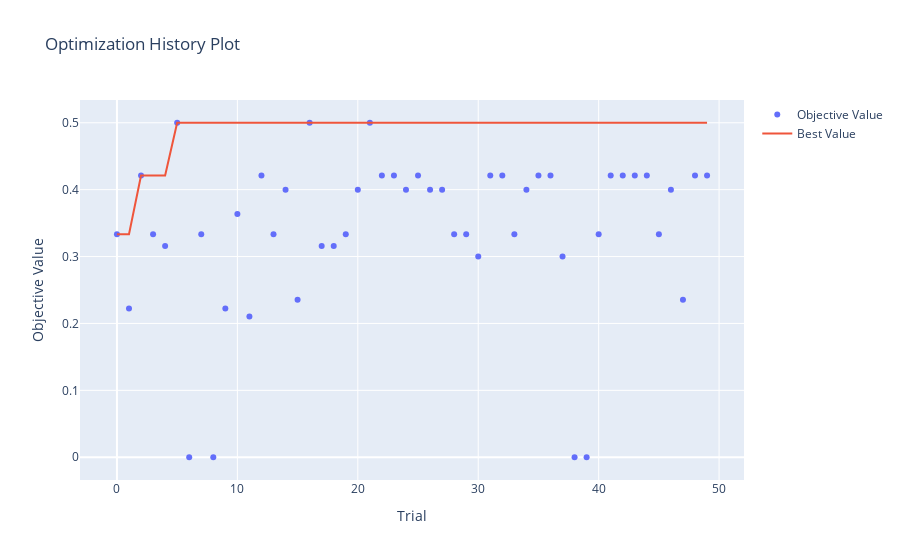

Source (notebook cell):
### Code cell
plot_opt(study512)

### Figure 1 — Plotly figure (JSON) as saved in the notebook; plotly's stock layout.template omitted (floating-point values rounded to 4 significant figures)
{"data": [{"mode": "markers", "name": "Objective Value", "type": "scatter", "x": [0, 1, 2, 3, 4, 5, 6, 7, 8, 9, 10, 11, 12, 13, 14, 15, 16, 17, 18, 19, 20, 21, 22, 23, 24, 25, 26, 27, 28, 29, 30, 31, 32, 33, 34, 35, 36, 37, 38, 39, 40, 41, 42, 43, 44, 45, 46, 47, 48, 49], "y": [0.3333, 0.2222, 0.4211, 0.3333, 0.3158, 0.5, 0, 0.3333, 0, 0.2222, 0.3636, 0.2105, 0.4211, 0.3333, 0.4, 0.2353, 0.5, 0.3158, 0.3158, 0.3333, 0.4, 0.5, 0.4211, 0.4211, 0.4, 0.4211, 0.4, 0.4, 0.3333, 0.3333, 0.3, 0.4211, 0.4211, 0.3333, 0.4, 0.4211, 0.4211, 0.3, 0, 0, 0.3333, 0.4211, 0.4211, 0.4211, 0.4211, 0.3333, 0.4, 0.2353, 0.4211, 0.4211]}, {"mode": "lines", "name": "Best Value", "type": "scatter", "x": [0, 1, 2, 3, 4, 5, 6, 7, 8, 9, 10, 11, 12, 13, 14, 15, 16, 17, 18, 19, 20, 21, 22, 23, 24, 25, 26, 27, 28, 29, 30, 31, 32, 33, 34, 35, 36, 37, 38, 39, 40, 41, 42, 43, 44, 45, 46, 47, 48, 49], "y": [0.3333, 0.3333, 0.4211, 0.4211, 0.4211, 0.5, 0.5, 0.5, 0.5, 0.5, 0.5, 0.5, 0.5, 0.5, 0.5, 0.5, 0.5, 0.5, 0.5, 0.5, 0.5, 0.5, 0.5, 0.5, 0.5, 0.5, 0.5, 0.5, 0.5, 0.5, 0.5, 0.5, 0.5, 0.5, 0.5, 0.5, 0.5, 0.5, 0.5, 0.5, 0.5, 0.5, 0.5, 0.5, 0.5, 0.5, 0.5, 0.5, 0.5, 0.5]}, {"marker": {"color": "#cccccc"}, "mode": "markers", "name": "Infeasible Trial", "showlegend": false, "type": "scatter", "x": [], "y": []}], "layout": {"title": {"text": "Optimization History Plot"}, "xaxis": {"title": {"text": "Trial"}}, "yaxis": {"title": {"text": "Objective Value"}}}}
